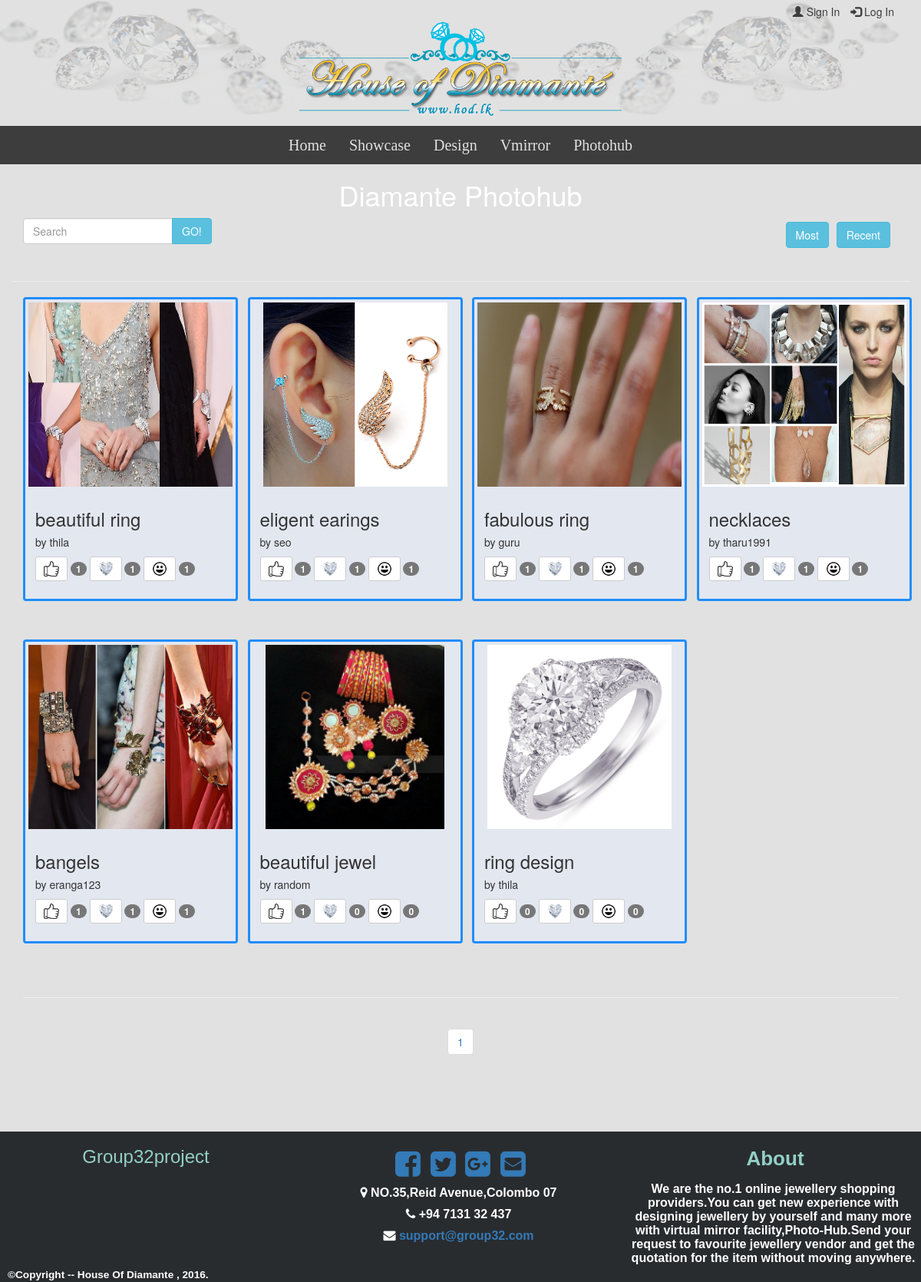
Page /photohub.php on the committed database.
### tables this page shows
CREATE TABLE `articles` (
  `id` int(11) NOT NULL,
  `title_name` varchar(200) NOT NULL,
  `username` varchar(250) NOT NULL,
  `image_url` varchar(250) NOT NULL,
  `likes` int(11) NOT NULL,
  `loves` int(11) NOT NULL,
  `hahas` int(11) NOT NULL
);

### photohub.php (the view, shortened to what this page needs)
<?php
require_once 'init.php';
$user=$_SESSION['username'];
$articlesQuery1=mysqli_query($link,"SELECT * FROM articles");
$likesq=mysqli_query($link,"SELECT articles_like.article_id FROM articles_like WHERE articles_like.user='{$user}' AND articles_like.type='like'");
$loveq=mysqli_query($link,"SELECT articles_like.article_id FROM articles_like WHERE articles_like.user='{$user}' AND articles_like.type='love'");
$hahaq=mysqli_query($link,"SELECT articles_like.article_id FROM articles_like WHERE articles_like.user='{$user}'AND articles_like.type='haha'");
while($row1=mysqli_fetch_array($articlesQuery1)){
	$articles1[]=$row1;
}
$row2=mysqli_num_rows($likesq);
if($row2==0){
		$likesarr=array("null");
	}
	else{
	while($row2=mysqli_fetch_array($likesq)){
	$likesarr[]=$row2['article_id'];
	}
	}
$row3=mysqli_num_rows($loveq);
	if($row3==0){
		$lovearr=array("null");
	}
	else{
	while($row3=mysqli_fetch_array($loveq)){
	$lovearr[]=$row3['article_id'];
		}
	}
$row4=mysqli_num_rows($hahaq);
	if($row4==0){
		$hahaarr=array("null");
	}
	else{
		while($row4=mysqli_fetch_array($hahaq)){
	$hahaarr[]=$row4['article_id'];
	}
	}
?>
<html>
<head>
    <link href="css/bootstrap.min.css" rel="stylesheet">
	<link href="https://maxcdn.bootstrapcdn.com/bootstrap/3.3.6/css/bootstrap.min.css" rel="stylesheet">
    <link href="css/thumbnail-gallery.css" rel="stylesheet">
	<link href="css/home.css" rel="stylesheet">
	<link href="//maxcdn.bootstrapcdn.com/font-awesome/4.1.0/css/font-awesome.min.css" rel="stylesheet">
</head>
<body style="background-color:#E1E1E1; background-size: 100% 100%;" >
		<?php include 'template/menu.php' ?>
	    <?php include 'template/headnav.php';?>
    <div class="container">
        <div class="row">
            <div class="col-lg-12">
                <h1 class="text-center" style="color:white;">Diamante Photohub</h1>
            </div>
			<form class="navbar-form" role="search">
								<div class="input-group">
								  <input class="form-control" id="search" style="color:"placeholder="Search">
								  <div class="input-group-btn">
									<button href=""id="go"class="btn btn-info" type="button">GO!</button>
								  </div>
								</div>
								 <button class="btn btn-info pull-right" style="margin-right:10px; margin-top:5px;">Recent</button>
								 <button class="btn btn-info pull-right" style="margin-right:10px; margin-top:5px;">Most</button>
			</form>
			<br>
			<hr>
			<div id="article">
			<?php foreach($articles1 as $article1):?>
            <div class="col-lg-3 col-md-4 col-sm-6 col-xs-12 thumb">
                <div class="thumbnail"style="width:280px;background-color: rgba(230,238,255,0.5); border: 3px solid #218dfb;">
                    <img class="img-responsive" src="<?php echo $article1['image_url']; ?>" style="height:30%;" alt="">
                <div class="caption">
                    <h3><?php echo $article1['title_name']; ?></h3>
					<h5>by <?php echo $article1['username']; ?></h5>
                    <p>
					<?php if(in_array($article1['id'],$likesarr)):?>
					<a value="like" id="<?php echo $article1['id']; ?>" class="btn btn-default btn-sm active" role="button"><img class="img1" src="./img/like.png" alt="" style=""></a>
					<?php else: ?>
					<a value="like" id="<?php echo $article1['id']; ?>" class="btn btn-default btn-sm" role="button"><img class="img1" src="./img/like.png" alt="" style=""></a>
					<?php endif; ?>
					<?php $sid="like";
                                            $sid.=$article1['id'];
                                        ?>
					<span id="<?php echo $sid; ?>" class="badge"><?php echo $article1['likes']; ?> </span>
					<?php if(in_array($article1['id'],$lovearr)):?>
					<a value="love" id="<?php echo $article1['id']; ?>" class="btn btn-default btn-sm active" role="button"><img class="img1" src="./img/heart.png" alt="" style=""></a>
					<?php else: ?>
					<a value="love" id="<?php echo $article1['id']; ?>" class="btn btn-default btn-sm" role="button"><img class="img1" src="./img/heart.png" alt="" style=""></a>
					<?php endif; ?>
					<?php $sid="love";
                                            $sid.=$article1['id'];
                                        ?>
					<span id="<?php echo $sid; ?>" class="badge"><?php echo $article1['loves']; ?></span>
					<?php if(in_array($article1['id'],$hahaarr)):?>
					<a value="haha" id="<?php echo $article1['id']; ?>" class="btn btn-default btn-sm active" role="button"><img class="img1" src="./img/smile.png" alt="" style=""></a>
					<?php else: ?>
					<a value="haha" id="<?php echo $article1['id']; ?>" class="btn btn-default btn-sm" role="button"><img class="img1" src="./img/smile.png" alt="" style=""></a>
					<?php endif; ?>
                                        <?php $sid="haha";
                                            $sid.=$article1['id'];
                                        ?>
					<span id="<?php echo $sid; ?>" class="badge"><?php echo $article1['hahas']; ?></span>
					</p>
				</div>
                </div>
            </div>
            <?php endforeach; ?>
        </div>
		</div>
        <hr>
		<div class="col-md-12 text-center" id="paging" style="margin-bottom:40px">
		<ul class="pagination" >
			<?php $w=sizeof($articles1)/8;
				if(sizeof($articles1)%8!=0){
					$w++;
				}?>
			<?php for($r=1;$r<=$w;$r++):?>
			<li><a id=<?php echo $r; ?>><?php echo $r; ?></a></li>
			<?php endfor; ?>
		</ul>
		</div>
    </div>
	<footer class="container1">
		<?php include 'footer.php';?>
	</footer>
</body>
</html>

### template/menu.php (shortened to what this page needs)
<?php
	if($_SESSION['er1']=="false"){
		echo '
		<div class="row" id="authe" style="float:right;height:20px;" >
    			<a href="account-sign-in-up.php" style="text-decoration: none !important; cursor:pointer; margin-right:10px;color:#3D3D3D;" id="signin"><span class="glyphicon glyphicon-user"></span> Sign In</a>
    			<a href="account-sign-in-up.php" style="text-decoration: none !important; cursor:pointer; margin-right:20px;color:#3D3D3D;" id="login"><span class="glyphicon glyphicon-log-in"></span> Log In</a>
	    </div>';
	}
?>

### template/headnav.php
<?php
	echo '
		<div class="row" style="background-image:url(img/dia.png); background-size: 100% 100%;">
	    	<div class="col-xs-12">
	    		<div class="logo-wrap text-center">
    				<img src="img/logo2.png" class="img-responsive center-block" style="visibility:visible;animation-name:bounceIn;animation-duration: 4s;" alt="logo" >
    			</div>
	    	</div>
			</div>
			<div class="row ">
				<nav class="navbar navbar-default " role="navigation">
        			<div class="container-fluid">
            		<div class="navbar-header">
               			<button type="button" class="navbar-toggle" data-toggle="collapse" data-target="#bs-example-navbar-collapse-1">
                    		<span class="sr-only">Toggle navigation</span>
                    		<span class="icon-bar"></span>
                    		<span class="icon-bar"></span>
                    		<span class="icon-bar"></span>
                		</button>
            		</div>
            		<div class="collapse navbar-collapse" id="bs-example-navbar-collapse-1" style="max-height:25px;">
              			<ul class="nav navbar-nav">
							<li>
                        		<a href="index.php">Home</a>
                    		</li>
                    		<li>
                        		<a href="showcase.php">Showcase</a>
                    		</li>
                    		<li>
                       			<a href="design.php">Design</a>
                    		</li>
                    		<li>
                        		<a href="vr1.php">Vmirror</a>
                    		</li>
					 		<li>
                        		<a href="photohub.php">Photohub</a>
                    		</li>
               			</ul>
            		</div>
		        	</div>
    			</nav>
			</div>
	';
?>

### template/footer.php
<?php
 echo'
	<div class="row">
			<div class="col-md-4 text-center">
			<h3 style="color:#93d0c5;">Group32<span>project</span></h3>
			</div>
			<div class="col-md-4 text-center">
			<div class="text-center center-block">
				<br />
                <a href="https://www.facebook.com/bootsnipp"><i id="social-fb" class="fa fa-facebook-square fa-3x social"></i></a>
	            <a href="https://twitter.com/bootsnipp"><i id="social-tw" class="fa fa-twitter-square fa-3x social"></i></a>
	            <a href="https://plus.google.com/+Bootsnipp-page"><i id="social-gp" class="fa fa-google-plus-square fa-3x social"></i></a>
	            <a href="mailto:bootsnipp@gmail.com"><i id="social-em" class="fa fa-envelope-square fa-3x social"></i></a>
			</div>
			<div class="text-center" >
					<p style="padding-left:0px;"><span class="fa fa-map-marker"></span>
					 NO.35,Reid Avenue,Colombo 07</p>
					<p style="padding-left:0px;"><span class="fa fa-phone"></span>
					+94 7131 32 437</p>
					<p style="padding-left:0px;"><span class="fa fa-envelope"></span>
					<a href="mailto:support@company.com">support@group32.com</a></p>
			</div>
			</div>
			<div class="col-md-4">
			<div class="text-center">
			<h1 style="color:#93d0c5;">About</h1>
			<p class=""style="padding-left:0px;">We are the no.1 online jewellery shopping providers.You can get new experience with designing jewellery by yourself and many more with virtual mirror facility,Photo-Hub.Send your request to favourite jewellery vendor and get the quotation for the item without moving anywhere.</p>
			</div>
			</div>
		</div>
		<div class="row" style="margin-bottom:2px;margin-left:10px;">
				<small class="text-center" style="color:white;">&#169Copyright -- House Of Diamante , 2016.</small>
		</div>
 ';
?>

### css/thumbnail-gallery.css (style rules this page uses)
.thumb { margin-bottom: 30px; }
.img1 { width: 20px; height: 20px; }

### css/home.css (style rules this page uses)
body { background-image:img/bg5.jpg; background-repeat: repeat-x; max-width: 100%; overflow-x: hidden; }
#authe { margin-right:10px; padding-right:5px; padding-top:5px; padding-left:5px; }
.logo-wrap img { margin-top: 5px; max-width: 35%; }
.navbar { margin-top: 10px; background-color: #3D3D3D; border: none; margin-bottom: 0px; text-align: center; }
.navbar ul li { background:none; }
.navbar-default .navbar-nav > li > a { font-family: 'Domine', serif; font-size: 20px; color: #E1E1E1; margin-bottom:-5px; }
.navbar .navbar-nav { display: inline-block; float: none; }
.navbar .navbar-collapse { text-align: center; }
.container1 { background-color: #292c2f; box-shadow: 0 1px 1px 0 rgba(0, 0, 0, 0.12); box-sizing: border-box; width: 100%; height:auto; font: bold 16px sans-serif; margin-top: 40px; }
.container1 p { margin: 0; padding: 5px; color:white; }
.container1 h1 { font: bold 26px sans-serif; text-transform: none; color:#93d0c5; }
footer { position: fixed; bottom: 0; }
.social { -webkit-transform: scale(0.8); -moz-transform: scale(0.8); -o-transform: scale(0.8); -webkit-transition-duration: 0.5s; -moz-transition-duration: 0.5s; -o-transition-duration: 0.5s; }

### rows in the picture
articles: image_url (picture), title_name "beautiful ring", username "thila", likes "1", loves "1", hahas "1"
articles: image_url (picture), title_name "eligent earings", username "seo", likes "1", loves "1", hahas "1"
articles: image_url (picture), title_name "fabulous ring", username "guru", likes "1", loves "1", hahas "1"
articles: image_url (picture), title_name "necklaces", username "tharu1991", likes "1", loves "1", hahas "1"
articles: image_url (picture), title_name "bangels", username "eranga123", likes "1", loves "1", hahas "1"
articles: image_url (picture), title_name "beautiful jewel", username "random", likes "1", loves "0", hahas "0"
articles: image_url (picture), title_name "ring design", username "thila", likes "0", loves "0", hahas "0"
